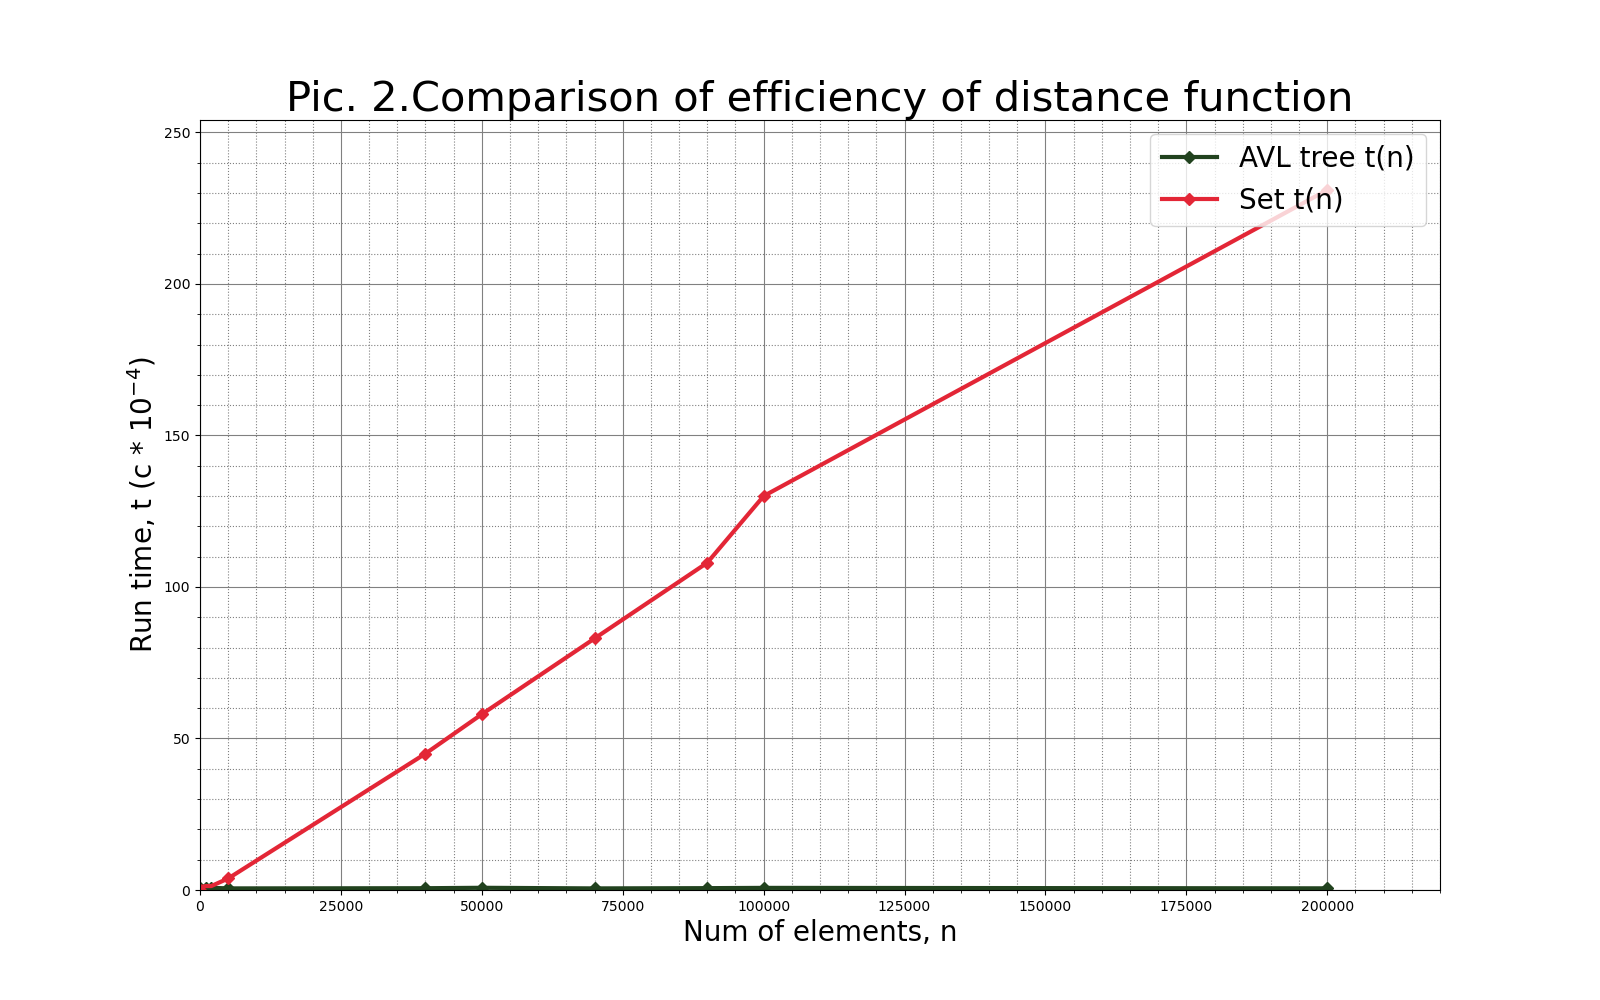

The Python source for this figure:
from   matplotlib import pyplot
from   textwrap   import wrap
import numpy
import matplotlib.ticker as ticker

#-------------------------------------READING_OF_FILE_AND_PREPARE_DATA_FOR_GRAPH--------------------------------------

whole_data    = []
num_of_elems  = []
avl_tree_time = []
set_time      = []

with open('data.txt') as file:
    for line in file:
        whole_data.append([float(x) for x in line.split()])

for x in  (whole_data):
    num_of_elems.append(x[0])
    avl_tree_time.append(x[1])
    set_time.append(x[2])

#--------------------------------------------PIC_SETTINGS------------------------------------------------------------

fig, ax = pyplot.subplots (figsize = (16, 10), dpi = 100)

#-----------------------------------------SET_AXIS_LOCATORS-----------------------------------------------------------

ax.axis([0, max(num_of_elems) + max(num_of_elems)* 0.1, 0, max(set_time) + max(set_time) * 0.1])


#Set name of axis
ax.set_ylabel ("Run time, t (c * 10^(-4))", size = 20)
ax.set_xlabel ("Num of elements, n",    size = 20)

#--------------------------------------SET_BUILDING_AREA_SET----------------------------------------------------------

ax.set_title ("\n".join(wrap('Pic. 2.Comparison of efficiency of distance function', 60)), loc = 'center', size = 30)

ax.grid(which = 'major', color = 'gray')
ax.grid(which = 'minor', color = 'gray', linestyle = ':')
ax.minorticks_on ()

ax.plot(num_of_elems, avl_tree_time, color = '#21421E', linewidth = 3, label = 'AVL tree t(n)', marker = 'D', markevery = 20, mfc = '#21421E')
ax.plot(num_of_elems, set_time, color = '#E32636', linewidth = 3, label = 'Set t(n)', marker = 'D', markevery = 20, mfc = '#E32636')


#Set legend
ax.legend(shadow = False, loc = 'upper right', fontsize = 20)

#--------------------------------------SAVING_OF_GRAPH------------------------------------------------------------

fig.savefig('graph.png')

